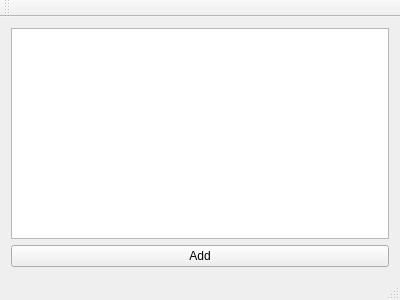
<?xml version="1.0" encoding="UTF-8"?>
<ui version="4.0">
 <class>MainWindow</class>
 <widget class="QMainWindow" name="MainWindow">
  <property name="geometry">
   <rect>
    <x>0</x>
    <y>0</y>
    <width>400</width>
    <height>300</height>
   </rect>
  </property>
  <property name="windowTitle">
   <string>MainWindow</string>
  </property>
  <widget class="QWidget" name="centralWidget">
   <layout class="QVBoxLayout" name="verticalLayout">
    <item>
     <widget class="QGraphicsView" name="graphicsView"/>
    </item>
    <item>
     <widget class="QPushButton" name="pushButton_add">
      <property name="text">
       <string>Add</string>
      </property>
     </widget>
    </item>
   </layout>
  </widget>
  <widget class="QMenuBar" name="menuBar">
   <property name="geometry">
    <rect>
     <x>0</x>
     <y>0</y>
     <width>400</width>
     <height>19</height>
    </rect>
   </property>
  </widget>
  <widget class="QToolBar" name="mainToolBar">
   <attribute name="toolBarArea">
    <enum>TopToolBarArea</enum>
   </attribute>
   <attribute name="toolBarBreak">
    <bool>false</bool>
   </attribute>
  </widget>
  <widget class="QStatusBar" name="statusBar"/>
 </widget>
 <layoutdefault spacing="6" margin="11"/>
 <resources/>
 <connections/>
</ui>
